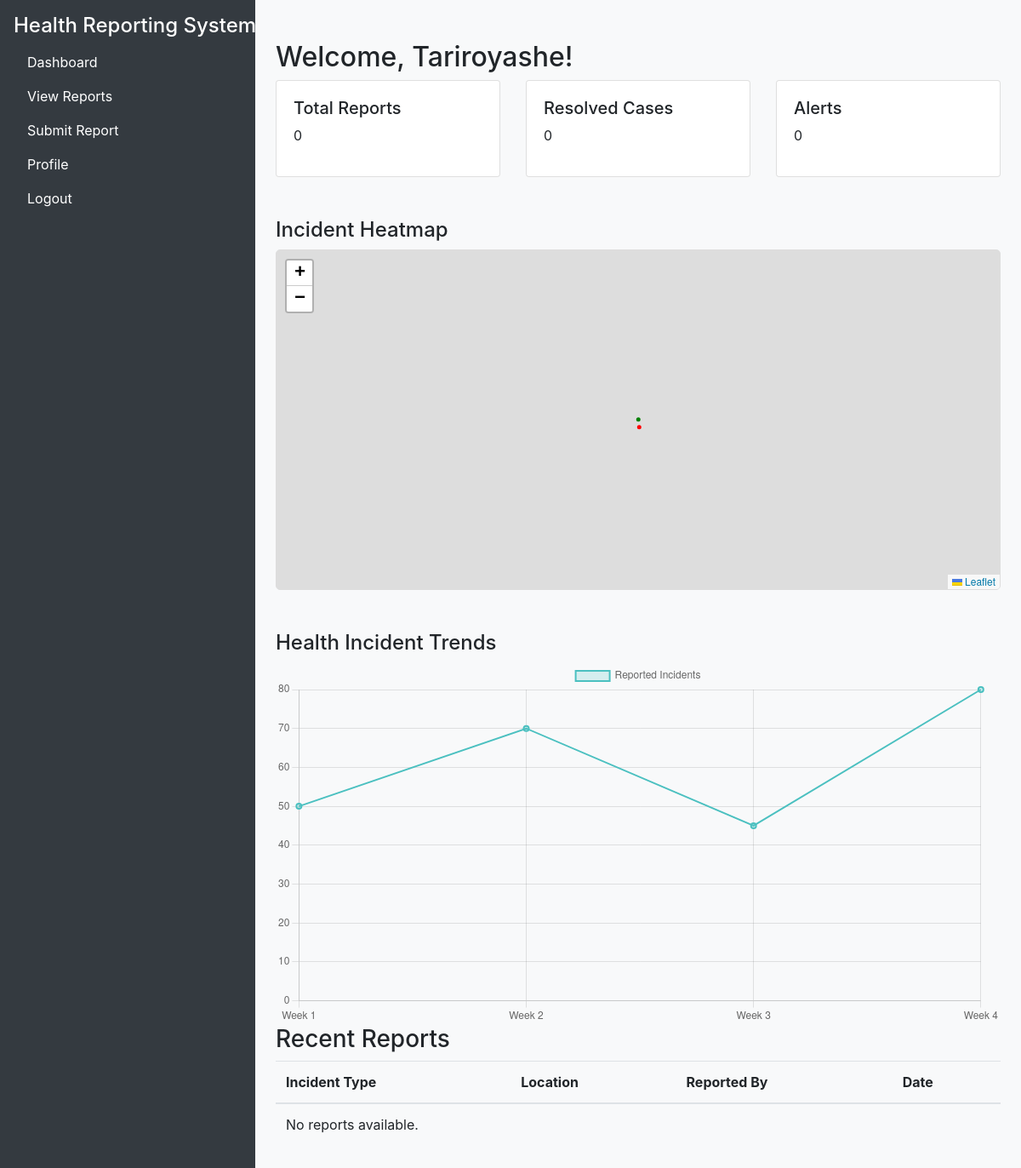
Before: /health_worker_dashboard/ (signed in) with the older database file.
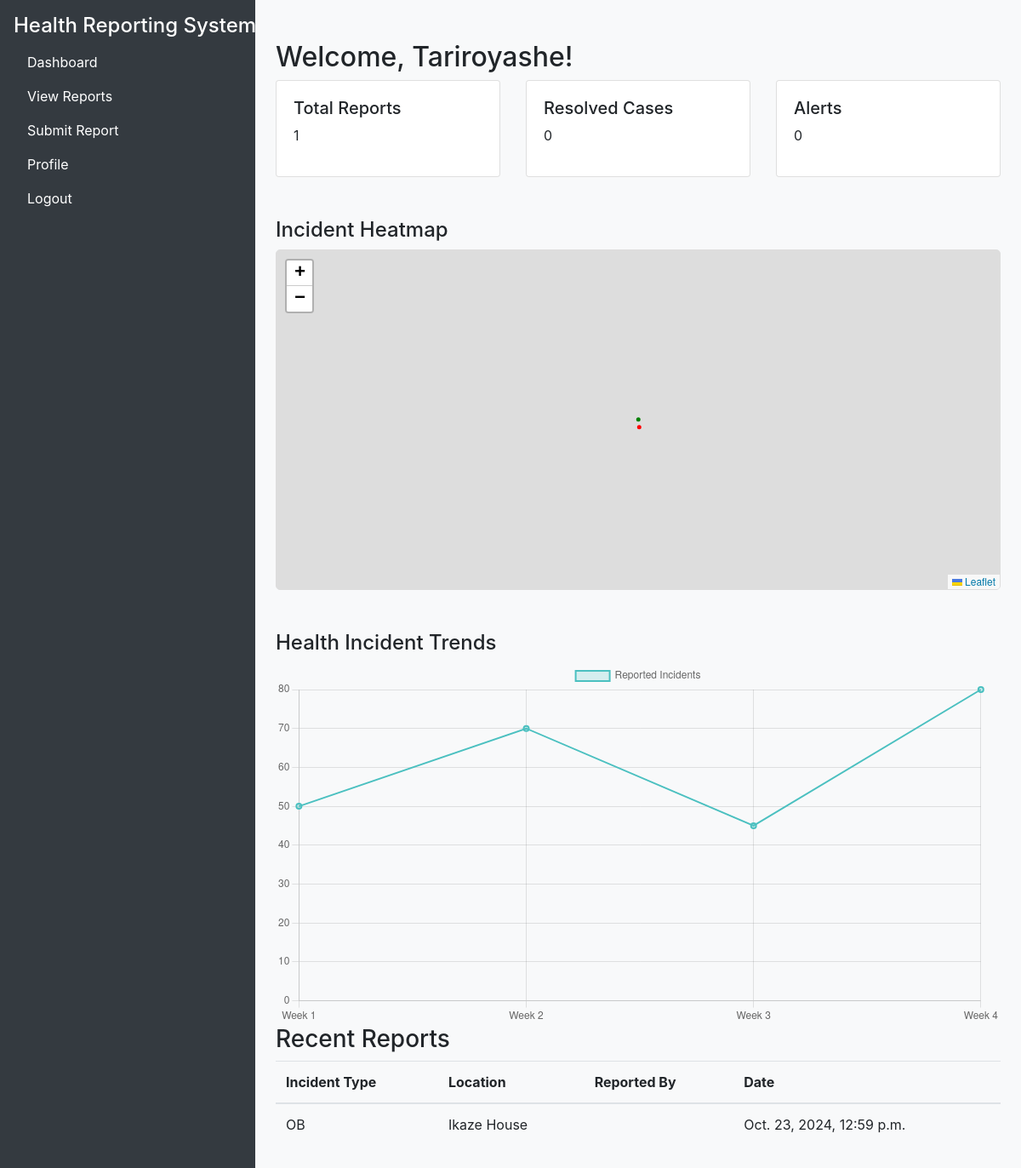
After: the same page with the newer database file.
### reports/models.py (models this page shows, shortened)
class HealthReport(models.Model):
    user = models.ForeignKey(User, on_delete=models.SET_NULL, null=True, blank=True)
    incident_type = models.ForeignKey(IncidentType, on_delete=models.CASCADE)
    symptoms = models.ManyToManyField(Symptom)
    location = models.ForeignKey(Location, on_delete=models.CASCADE)
    description = models.TextField()
    date_reported = models.DateTimeField(auto_now_add=True)
    resolved = models.BooleanField(default=False)
    is_verified = models.BooleanField(default=False)

class IncidentType(models.Model):
    name = models.CharField(max_length=50)
    description = models.TextField(blank=True)
    def __str__(self):
        return self.name

class Location(models.Model):
    name = models.CharField(max_length=100)
    latitude = models.DecimalField(max_digits=9, decimal_places=6)
    longitude = models.DecimalField(max_digits=9, decimal_places=6)
    def __str__(self):
        return self.name

### reports/views.py (the view)
# urls.py: path('health_worker_dashboard/', views.healthworker_dashboard, name='health_worker_dashboard'),
@login_required
def healthworker_dashboard(request):
    if request.user.userprofile.is_health_worker:
        reports = HealthReport.objects.all()
        user_profile = get_object_or_404(UserProfile, user=request.user)
        total_reports = HealthReport.objects.count()
        resolved_cases = HealthReport.objects.filter(resolved=True).count()
        recent_alerts = Alert.objects.all()[:5]
        total_alerts = Alert.objects.count()
        recent_reports = HealthReport.objects.order_by('-date_reported')[:10]
        context = {
            'total_reports': total_reports,
            'resolved_cases': resolved_cases,
            'recent_alerts': recent_alerts,
            'recent_reports': recent_reports,
            'total_alerts': total_alerts,
            'reports': reports,
            'user_profile': user_profile
        }
        return render(request, 'reports/healthworker_dashboard.html', context)
    else:
        return redirect('login')

### reports/templates/reports/healthworker_dashboard.html (shortened to what this page needs)
{% load static %}
<!DOCTYPE html>
<html>
<head>
    <link href="{% static 'css/localversionBootstrap.css' %}" rel="stylesheet">
    <link rel="stylesheet" href="https://unpkg.com/leaflet@1.7.1/dist/leaflet.css"/>
</head>
<body class="bg-light">
    <div class="container-fluid">
        <div class="row">
            <div class="col-md-3 bg-dark text-white p-3">
                <nav class="nav flex-column" style="position:fixed;">
                    <h4>Health Reporting System</h4>
                    <a class="nav-link text-white" href="{% url 'health_worker_dashboard' %}">Dashboard</a>
                    <a class="nav-link text-white" href="#">View Reports</a>
                    <a class="nav-link text-white" href="{% url 'submit_report' %}">Submit Report</a>
                    <a class="nav-link text-white" href="{% url 'profile' %}">Profile</a>
                        <a class="nav-link text-white" href="#"
                          onClick="document.getElementById('logoutform').submit()">
                          Logout
                        </a>
                </nav>
            </div>
            <div class="col-md-9 p-4">
                <div class="d-flex justify-content-end">
                    <div class="dropdown">
                        <button class="btn btn-link text-dark position-relative" id="alertBell" data-bs-toggle="dropdown" aria-expanded="false">
                        </button>
                    </div>
                </div>
                <h2>Welcome, {{ user.username }}!</h2>
                <div class="row mb-4">
                    <div class="col-md-4">
                        <div class="card">
                            <div class="card-body">
                                <h5>Total Reports</h5>
                                <p>{{ total_reports }}</p>
                            </div>
                        </div>
                    </div>
                    <div class="col-md-4">
                        <div class="card">
                            <div class="card-body">
                                <h5>Resolved Cases</h5>
                                <p>{{ resolved_cases }}</p>
                            </div>
                        </div>
                    </div>
                    <div class="col-md-4">
                        <div class="card">
                            <div class="card-body">
                                <h5>Alerts</h5>
                                <p>{{ total_alerts }}</p>
                            </div>
                        </div>
                    </div>
                </div>
                <div class="mt-5">
                    <h4>Incident Heatmap</h4>
                    <div id="heatmap" style="height: 400px; border: 1px solid #ddd; border-radius: 5px;"></div>
                </div>
                <div class="mt-5">
                    <h4>Health Incident Trends</h4>
                    <canvas id="trendChart"></canvas>
                </div>
                <h3>Recent Reports</h3>
                <table class="table">
                    <thead>
                        <tr>
                            <th>Incident Type</th>
                            <th>Location</th>
                            <th>Reported By</th>
                            <th>Date</th>
                        </tr>
                    </thead>
                    <tbody>
                        {% for report in recent_reports %}
                        <tr>
                            <td>{{ report.incident_type }}</td>
                            <td>{{ report.location }}</td>
                            <td>{{ report.user.get_full_name }}</td>
                            <td>{{ report.date_reported }}</td>
                        </tr>
                        {% empty %}
                        <tr>
                            <td colspan="4">No reports available.</td>
                        </tr>
                        {% endfor %}
                    </tbody>
                </table>
            </div>
        </div>
    </div>
</body>
</html>

Changed rows visible on the page:
added HealthReport: incident_type "OB", location "Ikaze House", date_reported "Oct. 23, 2024, 12:59 p.m."
Other visible differences:
{{ total_reports }}: "0" → "1"
text no longer shown: "No reports available."
